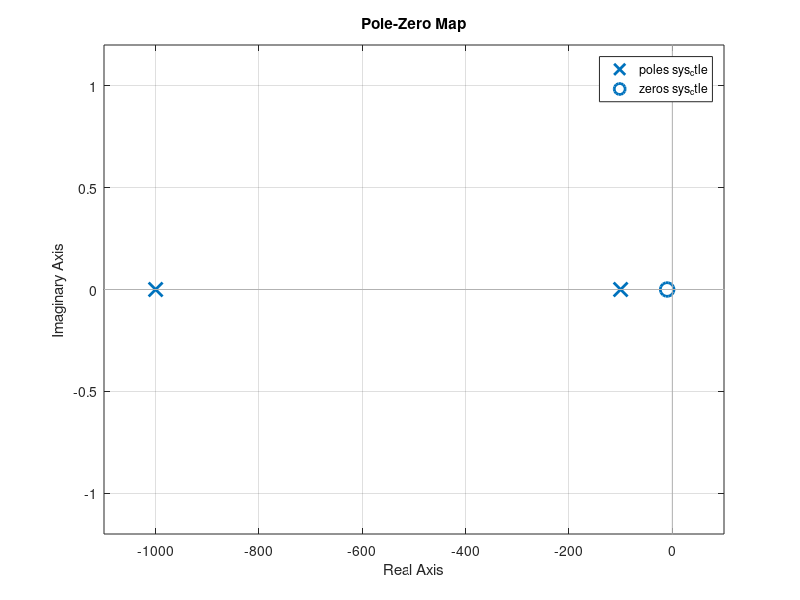
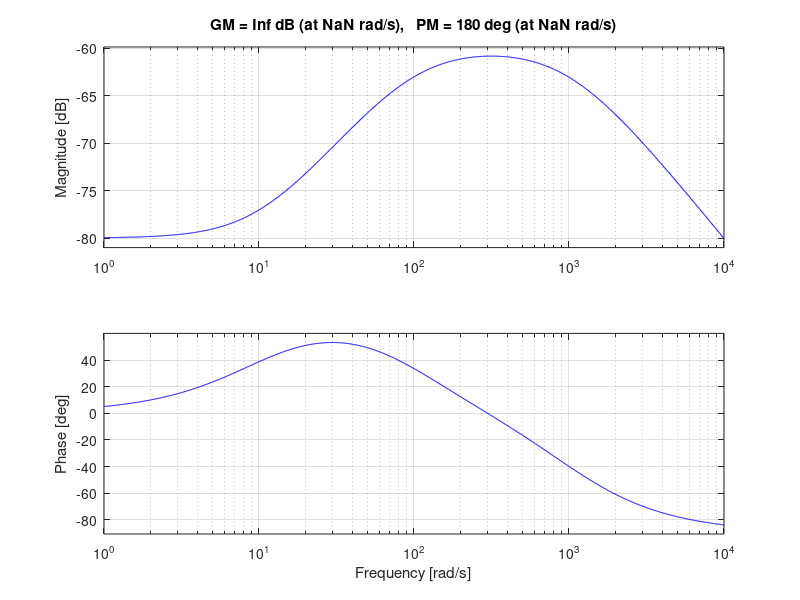

The MATLAB source for these figures, in order:
%descretprion: Place zero and pole atleast a decade apart

%create transfer function for CTLE:
% H = (s+z)/((s+p1)(s+p2))
%put zero on location of poles 

%zero_ctle = [1 5.732*10^7];

zero_ctle = [1 10]

%chosing 2 poles at random locations > zero
% p1 = 7.5*10^7
% p2 = 7.0*10^7
%(s+7.0*10^7)+(s+7.5*10^7) = (s^2 + 1.45*10^8s + 5.25*10^15)

%pole_ctle = [1 1.45*10^8 5.25*10^15];

%pole_ctle = 1;

pole_ctle = [1 1100 100000]

sys_ctle = tf(zero_ctle,pole_ctle)

%{
  CTLE Transfer function:
        s + 5.732e07
  -------------------------
  s^2 + 1.45e08 s + 5.25e15
%}

%Plot Poles and Zeros plot
figure(1)
pzmap(sys_ctle)
grid on

%Plot Bode plot
figure(2)
%bode(sys_ctle)
margin(sys_ctle)
